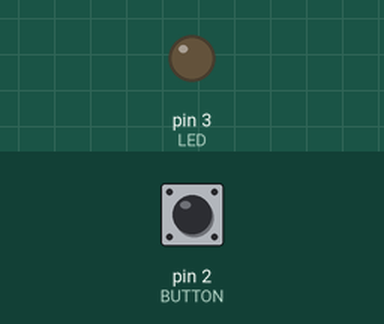
Bench run of a sketch on a simulated Arduino Uno, built with avr-gcc and run on an emulated ATmega328P. On the bench: output pins drawn as LEDs (lit = HIGH). Inputs (shaded band) come from the test bench; at power-on: pin 2 (BUTTON) LOW.

Above: at 1.2 s.
1.3 s: pin 2 (BUTTON) pulled HIGH for 0.15 s
At 2.1 s:
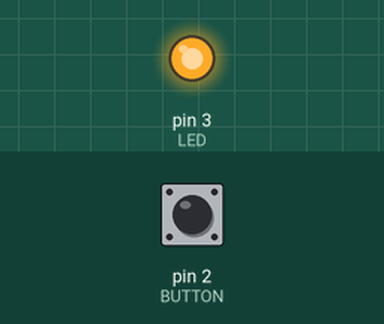
2.9 s: pin 2 (BUTTON) pulled HIGH for 1 s
At 3.3 s:
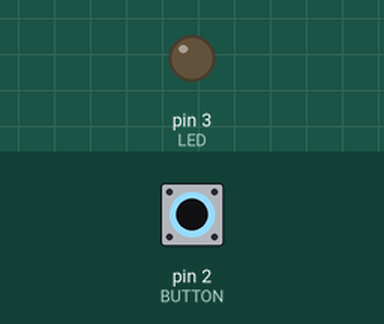
5.4 s: pin 2 (BUTTON) pulled HIGH for 3.2 s
At 6.5 s:
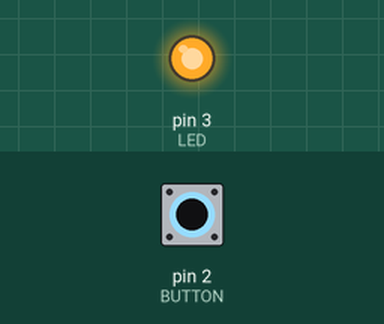
Timing chart, 0 to 8.4 s (numbered marks = the images above; inputs shaded):
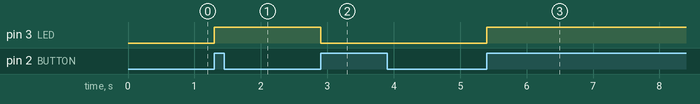

Measured:
- after the input at 1.3 s, pin 3 (LED): LOW → HIGH at once
- after the input at 2.9 s, pin 3 (LED): HIGH → LOW at once
- after the input at 5.4 s, pin 3 (LED): LOW → HIGH at once

The sketch:

ledToggle.ino
```cpp
#define BUTTON 2
#define LED 3

void setup() {
  pinMode(BUTTON, INPUT);
  pinMode(LED, OUTPUT);
}

// In case you press & hold the button it'll return false
bool checkButtonPressed(int pin, bool* buttonPressedPreviously) {
  if (digitalRead(pin) == HIGH) {
    if (!*buttonPressedPreviously) {
      *buttonPressedPreviously = true;
      return true;
    }

    return false;
  }

  *buttonPressedPreviously = false;
  return false;
}


bool buttonPressedPreviously = false;
int ledState = LOW;
void loop() {
  if(checkButtonPressed(BUTTON, &buttonPressedPreviously)) {
    ledState = ledState == LOW ? HIGH : LOW;
    digitalWrite(LED, ledState);
  }

  delay(50);
}
```
